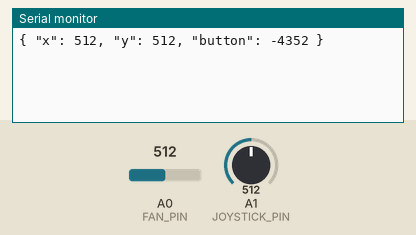
Recording of a sketch running on a simulated Arduino Uno, built with avr-gcc and run on an emulated ATmega328P. Parts: the last lines printed to the serial monitor. The inputs (shaded band) are chosen by the test bench; at power-on: A0 (FAN_PIN) = 512, A1 (JOYSTICK_PIN) = 512.

Above: at 1.2 s.
1.3 s: A0 (FAN_PIN) set to 716
At 1.7 s:
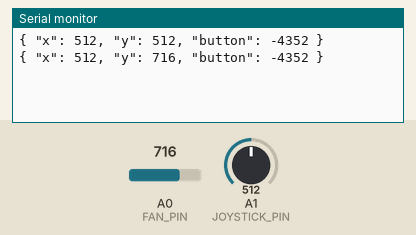
2.8 s: A1 (JOYSTICK_PIN) set to 716
At 4.0 s:
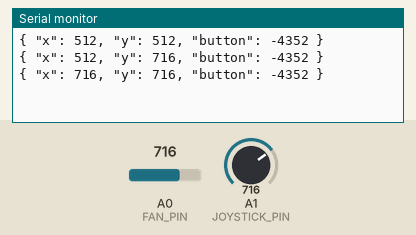
4.3 s: A0 (FAN_PIN) set to 900
At 5.3 s:
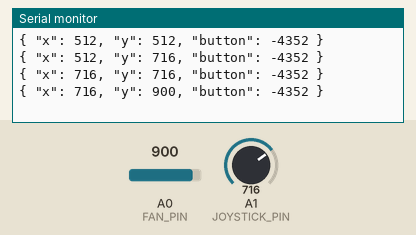
5.8 s: A1 (JOYSTICK_PIN) set to 900
At 6.4 s:
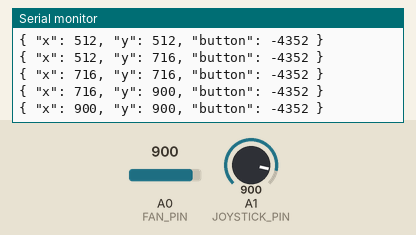
Timing chart, 0 to 8.3 s (numbered marks = the images above; inputs shaded):
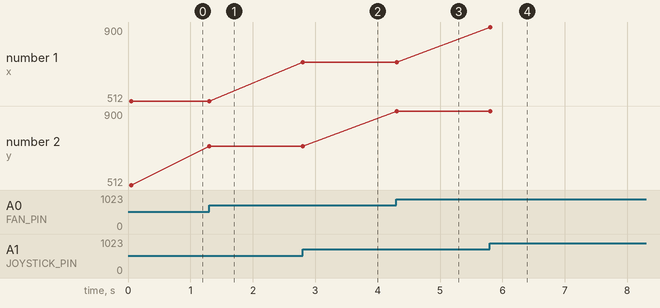

Measured:
- after the input at 1.3 s, the serial monitor: prints a new line at once (image 1)
- after the input at 2.8 s, the serial monitor: prints a new line at once (image 2)
- after the input at 4.3 s, the serial monitor: prints a new line at once (image 3)
- after the input at 5.8 s, the serial monitor: prints a new line at once (image 4)
- plotted number 2: 512 → 716 after the input at 1.3 s, 716 → 900 after the input at 4.3 s

The sketch:

Embedded-Fan-Jumper.ino
```cpp
// #include <AlashIRControlRX.h>

const int RECIEVER_PIN = 7;
const int FAN_PIN = A0;
const int JOYSTICK_PIN = A1;

const int FAN_TOLERANCE = 1;
const int JOYSTICK_TOLERANCE = 1;

uint64_t lastPoll = 0;

int fanPower = -1;
int joystickMovement = -1;
uint64_t button = 0;


// AlashIRControlRX irReceiver(7);

int buttonCodeToNum(int code);
bool withinTolerance(int newVal, int old, int tolerance);

void setup() {
    Serial.begin(115200);
    // irReceiver.begin();
}

void loop() {

  uint64_t now = millis();
  if(now - lastPoll < 50) {
      return;
  }
  lastPoll = now;


  bool change = false;

  const int newFanPower = analogRead(FAN_PIN);
  if(!withinTolerance(newFanPower, fanPower, FAN_TOLERANCE)) {
    fanPower = newFanPower;
    change = true;
  }

  const uint64_t newJoystickMovement = analogRead(JOYSTICK_PIN);
  if(!withinTolerance(newJoystickMovement, joystickMovement, JOYSTICK_TOLERANCE)) {
    change = true;
    joystickMovement = newJoystickMovement;
  }

  // if (irReceiver.check()) {
  //   change = true;
  //   button = irReceiver.data;
  // }


  if(change) {
    Serial.print("{ \"x\": ");
    Serial.print(joystickMovement);
    Serial.print(", \"y\": ");
    Serial.print(fanPower);
    Serial.print(", \"button\": ");
    Serial.print(buttonCodeToNum(button));
    Serial.println(" }");
  }
}

bool withinTolerance(int newVal, int old, int tolerance) {
    return newVal <= old + tolerance && newVal >= old - tolerance;
}

int buttonCodeToNum(int buttonCode) {
    switch (buttonCode) {
        case 16738455:
            return 0;
        case 16724175:
            return 1;
        case 16718055:
            return 2;
        case 16743045:
            return 3;
        case 16716015:
            return 4;
        case 16726215:
            return 5;
        case 16734885:
            return 6;
        case 16728765:
            return 7;
        case 16730805:
            return 8;
        case 16732845:
            return 9;
    }
}
```
